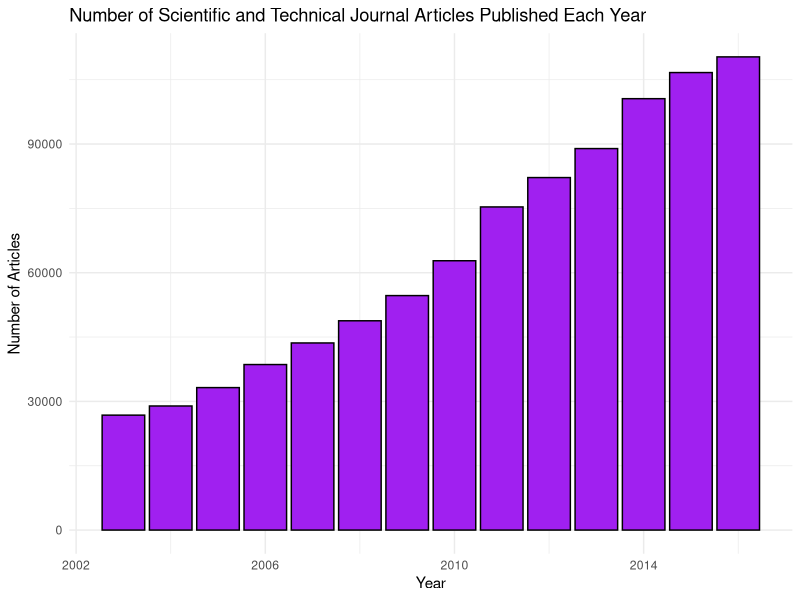
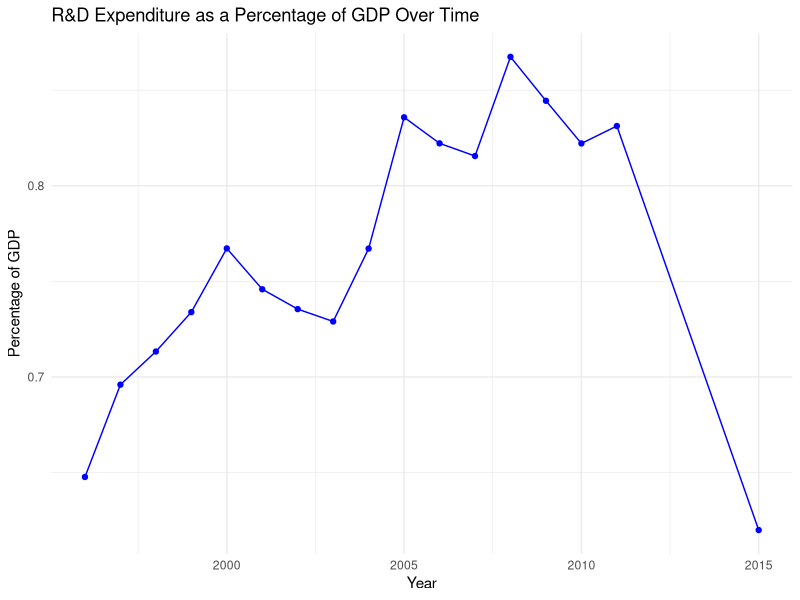
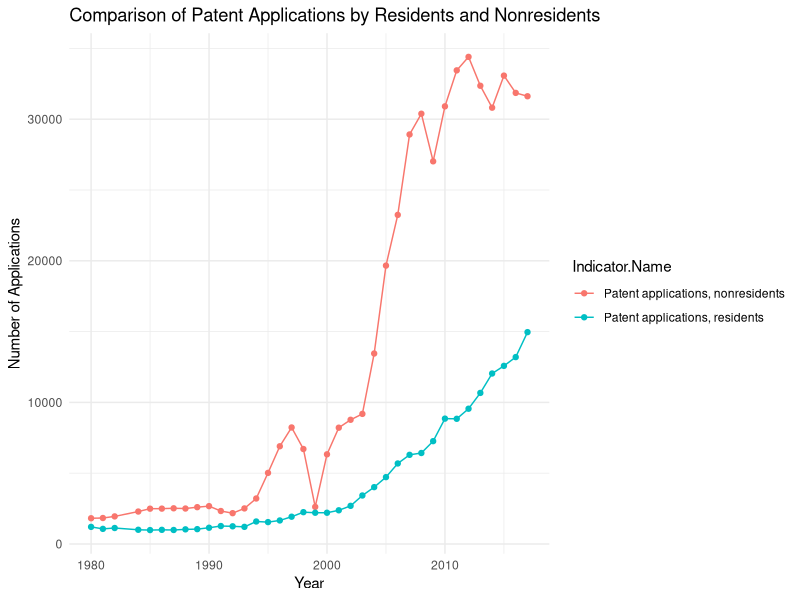

Reproduce these figures in R, in order.
setwd("E:\\Prince of Songla University Pattani Campus In Thailand\\Third year\\Data Analytics and Visualizaations\\Case Study 1")

install.packages("ggplot2")
library(readxl)
library(ggplot2)
library(dplyr)
library(lubridate) 

dt <- read_excel("science-and-technology-indicators-for-india-1.xlsx")
dt <- data.frame(dt)
str(dt)

summary(dt)

missing<-colSums(is.na(dt))
missing


colnames(dt)[colnames(dt) == "Value"] <- "Indicator_Value"
dt$Indicator_Value[is.na(dt$Indicator_Value)] <- mean(dt$Indicator_Value, na.rm = TRUE)
sum(is.na(dt$Indicator_Value))

dt$Year <- as.numeric(dt$Year)
dt <- dt[!is.na(dt$Year), ]
dt$Indicator_Value <- as.numeric(dt$Indicator_Value)
head(dt$Indicator_Value)

missing_years <- sum(is.na(dt$Year))
missing_years
missing_values <- sum(is.na(dt$Indicator_Value))
missing_values 


duplicates <- dt[duplicated(dt), ]
duplicates

dt <- dt[!duplicated(dt), ]
str(dt)



# Graph 1
journal_articles <- dt %>%
  filter(`Indicator.Name` == "Scientific and technical journal articles")
# Plot the number of journal articles published each year
ggplot(journal_articles, aes(x = Year, y = Indicator_Value)) +
  geom_bar(stat = "identity", fill = "purple", color = "black") +
  labs(title = "Number of Scientific and Technical Journal Articles Published Each Year", 
       x = "Year", y = "Number of Articles") +
  theme_minimal()



# Graph 2
# Filter data for R&D expenditure
rd_expenditure <- dt %>%
  filter(`Indicator.Name` == "Research and development expenditure (% of GDP)")

# Plot the trend of R&D expenditure
ggplot(rd_expenditure, aes(x = Year, y = Indicator_Value)) +
  geom_line(color = "blue") +
  geom_point(color = "blue") +
  labs(title = "R&D Expenditure as a Percentage of GDP Over Time", 
       x = "Year", y = "Percentage of GDP") +
  theme_minimal()



# Graph 3
# Filter data for patent applications
patent_applications <- dt %>%
  filter(`Indicator.Name` %in% c("Patent applications, nonresidents", "Patent applications, residents"))

# Plot the comparison of patent applications
ggplot(patent_applications, aes(x = Year, y = Indicator_Value, color = `Indicator.Name`)) +
  geom_line() +
  geom_point() +
  labs(title = "Comparison of Patent Applications by Residents and Nonresidents", 
       x = "Year", y = "Number of Applications") +
  theme_minimal()









































